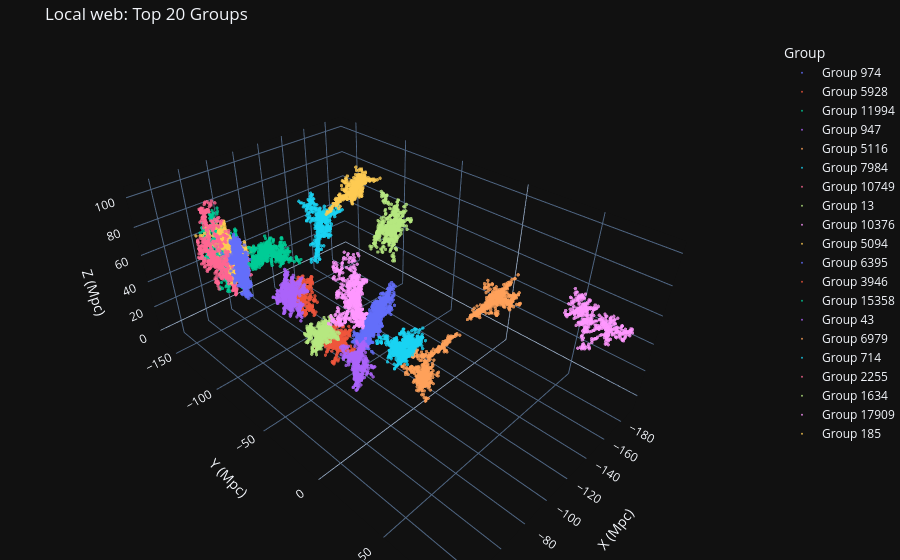

Notebook code cell kept with this figure:
### Code cell
import plotly.express as px

print("Rendering 3D Universe...")

# 1. Isolate the top 20 largest clusters to prevent Plotly from lagging
top_20_ids = my_galaxies['Louvain_Community_ID'].value_counts().head(20).index
top_groups_df = my_galaxies[my_galaxies['Louvain_Community_ID'].isin(top_20_ids)].copy()

# 2. Convert ID to string for discrete color mapping in Plotly
top_groups_df['Group'] = "Group " + top_groups_df['Louvain_Community_ID'].astype(str)

# 3. Build the interactive 3D plot
fig = px.scatter_3d(
    top_groups_df, 
    x='X', y='Y', z='Z', 
    color='Group',
    title="Local web: Top 20 Groups",
    opacity=0.8
)

# 4. Keep the galaxy markers small and apply a dark space theme
fig.update_traces(marker=dict(size=2))
fig.update_layout(
    template="plotly_dark", 
    margin=dict(r=0, b=0, l=0, t=40),
    scene=dict(
        xaxis_title='X (Mpc)',
        yaxis_title='Y (Mpc)',
        zaxis_title='Z (Mpc)'
    )
)

# Display the map
fig.show()

### Figure 1 — Plotly figure (JSON) as saved in the notebook; plotly's stock layout.template omitted (floating-point values rounded to 4 significant figures; data arrays with more than 128 entries replaced by an {"elided": "..."} marker saying what was removed)
{"data": [{"hovertemplate": "Group=Group 974<br>X=%{x}<br>Y=%{y}<br>Z=%{z}<extra></extra>", "legendgroup": "Group 974", "marker": {"color": "#636efa", "opacity": 0.8, "size": 2, "symbol": "circle"}, "mode": "markers", "name": "Group 974", "scene": "scene", "showlegend": true, "type": "scatter3d", "x": {"elided": "964 float values"}, "y": {"elided": "964 float values"}, "z": {"elided": "964 float values"}}, {"hovertemplate": "Group=Group 5928<br>X=%{x}<br>Y=%{y}<br>Z=%{z}<extra></extra>", "legendgroup": "Group 5928", "marker": {"color": "#EF553B", "opacity": 0.8, "size": 2, "symbol": "circle"}, "mode": "markers", "name": "Group 5928", "scene": "scene", "showlegend": true, "type": "scatter3d", "x": {"elided": "464 float values"}, "y": {"elided": "464 float values"}, "z": {"elided": "464 float values"}}, {"hovertemplate": "Group=Group 11994<br>X=%{x}<br>Y=%{y}<br>Z=%{z}<extra></extra>", "legendgroup": "Group 11994", "marker": {"color": "#00cc96", "opacity": 0.8, "size": 2, "symbol": "circle"}, "mode": "markers", "name": "Group 11994", "scene": "scene", "showlegend": true, "type": "scatter3d", "x": {"elided": "997 float values"}, "y": {"elided": "997 float values"}, "z": {"elided": "997 float values"}}, {"hovertemplate": "Group=Group 947<br>X=%{x}<br>Y=%{y}<br>Z=%{z}<extra></extra>", "legendgroup": "Group 947", "marker": {"color": "#ab63fa", "opacity": 0.8, "size": 2, "symbol": "circle"}, "mode": "markers", "name": "Group 947", "scene": "scene", "showlegend": true, "type": "scatter3d", "x": {"elided": "475 float values"}, "y": {"elided": "475 float values"}, "z": {"elided": "475 float values"}}, {"hovertemplate": "Group=Group 5116<br>X=%{x}<br>Y=%{y}<br>Z=%{z}<extra></extra>", "legendgroup": "Group 5116", "marker": {"color": "#FFA15A", "opacity": 0.8, "size": 2, "symbol": "circle"}, "mode": "markers", "name": "Group 5116", "scene": "scene", "showlegend": true, "type": "scatter3d", "x": {"elided": "481 float values"}, "y": {"elided": "481 float values"}, "z": {"elided": "481 float values"}}, {"hovertemplate": "Group=Group 7984<br>X=%{x}<br>Y=%{y}<br>Z=%{z}<extra></extra>", "legendgroup": "Group 7984", "marker": {"color": "#19d3f3", "opacity": 0.8, "size": 2, "symbol": "circle"}, "mode": "markers", "name": "Group 7984", "scene": "scene", "showlegend": true, "type": "scatter3d", "x": {"elided": "650 float values"}, "y": {"elided": "650 float values"}, "z": {"elided": "650 float values"}}, {"hovertemplate": "Group=Group 10749<br>X=%{x}<br>Y=%{y}<br>Z=%{z}<extra></extra>", "legendgroup": "Group 10749", "marker": {"color": "#FF6692", "opacity": 0.8, "size": 2, "symbol": "circle"}, "mode": "markers", "name": "Group 10749", "scene": "scene", "showlegend": true, "type": "scatter3d", "x": {"elided": "459 float values"}, "y": {"elided": "459 float values"}, "z": {"elided": "459 float values"}}, {"hovertemplate": "Group=Group 13<br>X=%{x}<br>Y=%{y}<br>Z=%{z}<extra></extra>", "legendgroup": "Group 13", "marker": {"color": "#B6E880", "opacity": 0.8, "size": 2, "symbol": "circle"}, "mode": "markers", "name": "Group 13", "scene": "scene", "showlegend": true, "type": "scatter3d", "x": {"elided": "486 float values"}, "y": {"elided": "486 float values"}, "z": {"elided": "486 float values"}}, {"hovertemplate": "Group=Group 10376<br>X=%{x}<br>Y=%{y}<br>Z=%{z}<extra></extra>", "legendgroup": "Group 10376", "marker": {"color": "#FF97FF", "opacity": 0.8, "size": 2, "symbol": "circle"}, "mode": "markers", "name": "Group 10376", "scene": "scene", "showlegend": true, "type": "scatter3d", "x": {"elided": "726 float values"}, "y": {"elided": "726 float values"}, "z": {"elided": "726 float values"}}, {"hovertemplate": "Group=Group 5094<br>X=%{x}<br>Y=%{y}<br>Z=%{z}<extra></extra>", "legendgroup": "Group 5094", "marker": {"color": "#FECB52", "opacity": 0.8, "size": 2, "symbol": "circle"}, "mode": "markers", "name": "Group 5094", "scene": "scene", "showlegend": true, "type": "scatter3d", "x": {"elided": "462 float values"}, "y": {"elided": "462 float values"}, "z": {"elided": "462 float values"}}, {"hovertemplate": "Group=Group 6395<br>X=%{x}<br>Y=%{y}<br>Z=%{z}<extra></extra>", "legendgroup": "Group 6395", "marker": {"color": "#636efa", "opacity": 0.8, "size": 2, "symbol": "circle"}, "mode": "markers", "name": "Group 6395", "scene": "scene", "showlegend": true, "type": "scatter3d", "x": {"elided": "1174 float values"}, "y": {"elided": "1174 float values"}, "z": {"elided": "1174 float values"}}, {"hovertemplate": "Group=Group 3946<br>X=%{x}<br>Y=%{y}<br>Z=%{z}<extra></extra>", "legendgroup": "Group 3946", "marker": {"color": "#EF553B", "opacity": 0.8, "size": 2, "symbol": "circle"}, "mode": "markers", "name": "Group 3946", "scene": "scene", "showlegend": true, "type": "scatter3d", "x": {"elided": "598 float values"}, "y": {"elided": "598 float values"}, "z": {"elided": "598 float values"}}, {"hovertemplate": "Group=Group 15358<br>X=%{x}<br>Y=%{y}<br>Z=%{z}<extra></extra>", "legendgroup": "Group 15358", "marker": {"color": "#00cc96", "opacity": 0.8, "size": 2, "symbol": "circle"}, "mode": "markers", "name": "Group 15358", "scene": "scene", "showlegend": true, "type": "scatter3d", "x": {"elided": "489 float values"}, "y": {"elided": "489 float values"}, "z": {"elided": "489 float values"}}, {"hovertemplate": "Group=Group 43<br>X=%{x}<br>Y=%{y}<br>Z=%{z}<extra></extra>", "legendgroup": "Group 43", "marker": {"color": "#ab63fa", "opacity": 0.8, "size": 2, "symbol": "circle"}, "mode": "markers", "name": "Group 43", "scene": "scene", "showlegend": true, "type": "scatter3d", "x": {"elided": "604 float values"}, "y": {"elided": "604 float values"}, "z": {"elided": "604 float values"}}, {"hovertemplate": "Group=Group 6979<br>X=%{x}<br>Y=%{y}<br>Z=%{z}<extra></extra>", "legendgroup": "Group 6979", "marker": {"color": "#FFA15A", "opacity": 0.8, "size": 2, "symbol": "circle"}, "mode": "markers", "name": "Group 6979", "scene": "scene", "showlegend": true, "type": "scatter3d", "x": {"elided": "465 float values"}, "y": {"elided": "465 float values"}, "z": {"elided": "465 float values"}}, {"hovertemplate": "Group=Group 714<br>X=%{x}<br>Y=%{y}<br>Z=%{z}<extra></extra>", "legendgroup": "Group 714", "marker": {"color": "#19d3f3", "opacity": 0.8, "size": 2, "symbol": "circle"}, "mode": "markers", "name": "Group 714", "scene": "scene", "showlegend": true, "type": "scatter3d", "x": {"elided": "473 float values"}, "y": {"elided": "473 float values"}, "z": {"elided": "473 float values"}}, {"hovertemplate": "Group=Group 2255<br>X=%{x}<br>Y=%{y}<br>Z=%{z}<extra></extra>", "legendgroup": "Group 2255", "marker": {"color": "#FF6692", "opacity": 0.8, "size": 2, "symbol": "circle"}, "mode": "markers", "name": "Group 2255", "scene": "scene", "showlegend": true, "type": "scatter3d", "x": {"elided": "464 float values"}, "y": {"elided": "464 float values"}, "z": {"elided": "464 float values"}}, {"hovertemplate": "Group=Group 1634<br>X=%{x}<br>Y=%{y}<br>Z=%{z}<extra></extra>", "legendgroup": "Group 1634", "marker": {"color": "#B6E880", "opacity": 0.8, "size": 2, "symbol": "circle"}, "mode": "markers", "name": "Group 1634", "scene": "scene", "showlegend": true, "type": "scatter3d", "x": {"elided": "487 float values"}, "y": {"elided": "487 float values"}, "z": {"elided": "487 float values"}}, {"hovertemplate": "Group=Group 17909<br>X=%{x}<br>Y=%{y}<br>Z=%{z}<extra></extra>", "legendgroup": "Group 17909", "marker": {"color": "#FF97FF", "opacity": 0.8, "size": 2, "symbol": "circle"}, "mode": "markers", "name": "Group 17909", "scene": "scene", "showlegend": true, "type": "scatter3d", "x": {"elided": "457 float values"}, "y": {"elided": "457 float values"}, "z": {"elided": "457 float values"}}, {"hovertemplate": "Group=Group 185<br>X=%{x}<br>Y=%{y}<br>Z=%{z}<extra></extra>", "legendgroup": "Group 185", "marker": {"color": "#FECB52", "opacity": 0.8, "size": 2, "symbol": "circle"}, "mode": "markers", "name": "Group 185", "scene": "scene", "showlegend": true, "type": "scatter3d", "x": {"elided": "457 float values"}, "y": {"elided": "457 float values"}, "z": {"elided": "457 float values"}}], "layout": {"legend": {"title": {"text": "Group"}, "tracegroupgap": 0}, "margin": {"b": 0, "l": 0, "r": 0, "t": 40}, "scene": {"domain": {"x": [0, 1], "y": [0, 1]}, "xaxis": {"title": {"text": "X (Mpc)"}}, "yaxis": {"title": {"text": "Y (Mpc)"}}, "zaxis": {"title": {"text": "Z (Mpc)"}}}, "title": {"text": "Local web: Top 20 Groups"}}}
